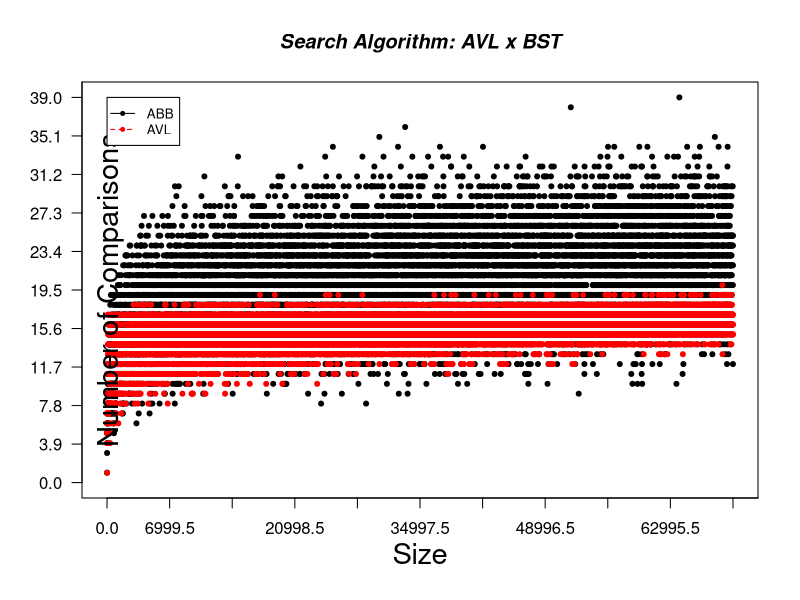

R code for this plot:
comp208 <- read.table("Comp_Data.txt", header = T, sep = "\t")

#Compute the largest y and x in the data
max_y <- max(comp208$Comparações_AVL, comp208$Comparações_ABB)
max_x <- max(comp208$Tamanho_AVL, comp208$Tamanho_ABB)

#Define colors to be used for AVL and BST
plot_colors <- c("black", 'red')

#Start PNG device to save output to Fig_Plot.png
png("Fig_Plot.png", height = 720, width = 1280, bg = "white")

#Plotting
plot(comp208$Tamanho_ABB, comp208$Comparações_ABB, type = "p", pch = 20, col = plot_colors[1],
     ylim = c(0, max_y), xlim = c(0, max_x), axes = FALSE, ann = FALSE)

#Change interval scale
axis(1, las = 1, at = ((max_x %% 1000000)/10)*0:max_x)

axis(2, las = 1, at = ((max_y %% 1000000)/10)*0:max_y)

box()

#Graph BST
lines(comp208$Tamanho_AVL, comp208$Comparações_AVL, type = "p", pch = 20, lty = 2, col = plot_colors[2])

#Create a title with red, bold/italic font
title(main = "Search Algorithm: AVL x BST", col.main = "black", font.main = 4)

#Label the x and y axes with dark green text
title(xlab = "Size", col.lab = rgb(0, 0, 0), cex.lab = 1.75, line = 2.5)
title(ylab = "Number of Comparisons", col.lab = rgb(0, 0, 0), cex.lab = 1.75, line = -2)

nameStruct <- c("ABB", "AVL")

legend(1, max_y, nameStruct, cex = 0.8, col = plot_colors, pch = 20:20, lty = 1:2);

#turn off device driver (to flush output to png)
dev.off()

